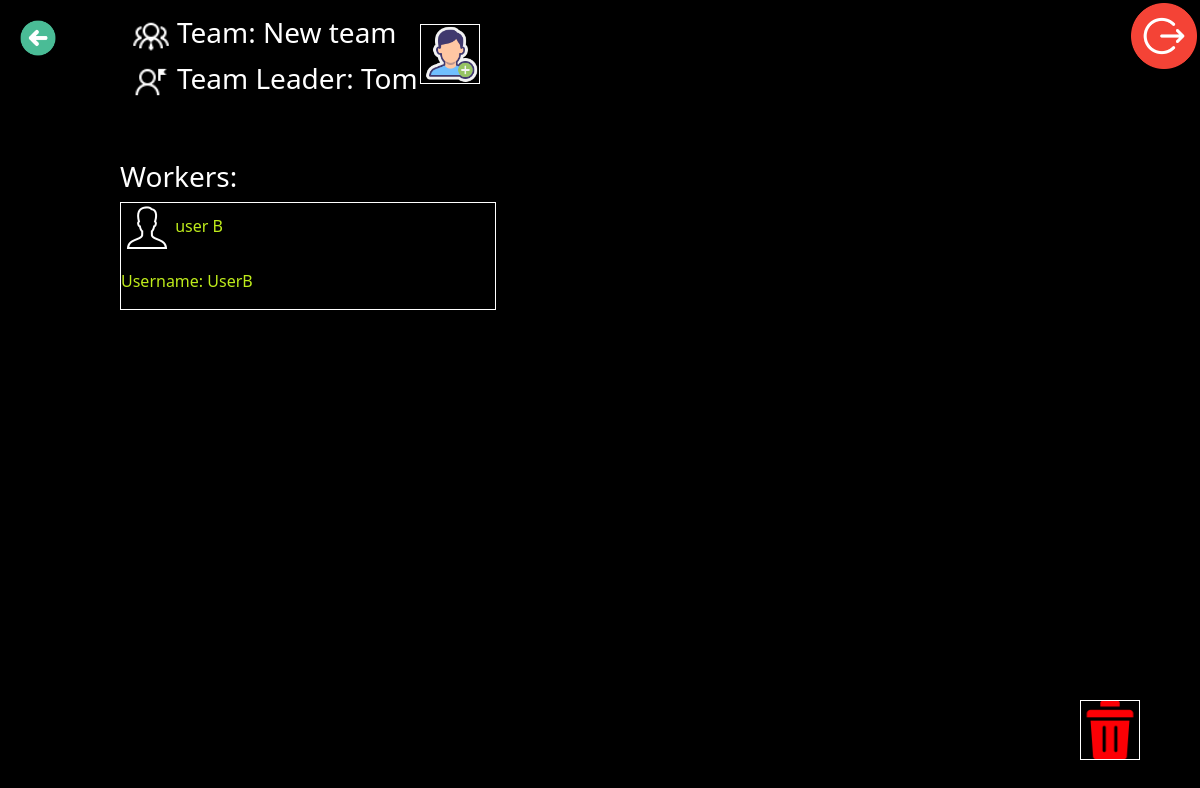
The app's page /tasks/list-workers/17 (signed in) with its own data.
### listWorkers/models.py (models this page shows, shortened)
class TeamsList(Model):
    id_admin = IntegerField("id_admin", max_length=1000, null=False)
    name_team = CharField("name_team", max_length=1000, null=False)
    class Meta:
        verbose_name = "Teams"
        verbose_name_plural = "Teams"

class Workers(Model):
    id_team = IntegerField("id_team", max_length=1000, null=True)
    id_admin = IntegerField("id_admin", max_length=1000, null=True)
    id_worker = IntegerField("id_worker", max_length=1000, null=False)
    username = CharField("username", max_length=1000, null=False)
    first_name = CharField("first_name", max_length=1000, null=False)
    last_name = CharField("last_name", max_length=1000, null=False)
    class Meta:
        verbose_name = "Workers"
        verbose_name_plural = "Workers"

### listWorkers/views/views_team.py (the view)
# urls.py: path("list-workers/<int:id_team>", list_workers, name="list_workers"),
@login_required
def list_workers(request, id_team):
    nameteam = TeamsList.objects.filter(id=id_team)
    info_admin = None
    for i in nameteam:
        info_admin = i.id_admin
    name_admin = User.objects.filter(id=info_admin)
    db = Workers.objects.filter(id_team=id_team)
    data = {
        "db": db,
        "id_team": id_team,
        "nameteam": nameteam,
        "name_admin": name_admin,
    }
    return render(request, "listWorkers/list_workers.html", context=data)

### listWorkers/templates/listWorkers/list_workers.html (shortened to what this page needs)
{% extends 'listWorkers/base.html' %}
{% load static %}
{% block css_aditional %}
<link rel="stylesheet" href="{% static 'listWorkers/css/list_workers.css'%}">
{% endblock %}
{% block content %}
<a href="{% url 'logout' %}"><img align="right" src="/static/listWorkers/img/logout.png" id="logout">  </a>
<a href="{% url 'profile_user' %}"> <img id="back" src="/static/listWorkers/img/back2.png"> </a>
<a href="{% url 'add_an_employee' id_team %}"><img id="add_employee" src="/static/listWorkers/img/add_worker.png"></a>
    <div id="info_team">
    {% for item in nameteam %}
        <h3 id="name_team"> <img id="teams2" src="/static/listWorkers/img/teams2.png"> Team:  {{item.name_team}} </h3>
    {% endfor %}
    {% for item in name_admin %}
         <h3 id="info_admin"> <img id="leader" src="/static/listWorkers/img/leader.png"> Team Leader:  {{item.first_name}}  </h3>
    {% endfor %}
    </div>
    <div id="block">
        <h3 id="workers"> Workers: </h3>
        {% for item in db %}
            <div id="block_employe">
            <p> <img id="employee" src="/static/listWorkers/img/employee.png"> <a id="info_employee" href="{% url 'task_list_url' item.id_team item.id_worker %}">{{item.first_name}} {{item.last_name}} <br> <p id="username">Username: {{item.username}}</p></a>
            </div>
                {% endfor %}
    </div>
<a href="{% url 'delete_team' id_team %}"> <img  id="del_team" src="/static/listWorkers/img/delete3.png"> </a>
{% endblock %}

### listWorkers/static/listWorkers/css/list_workers.css (style rules this page uses)
body { background-color: black; }
img[id=logout] { width:50pt; position: absolute; top: 2pt; right: 2pt; }
img[id=back] { width: 3%; position: absolute; top: 15pt; left: 15pt; }
img[id=add_employee] { width: 5%; position: absolute; top: 3%; left: 35%; border: solid 1px white; }
div[id=info_team] { width: 300pt; position: absolute; top: 2%; left: 10%; }
h3[id=name_team] { color:white; }
img[id=teams2] { width:10%; }
h3[id=info_admin] { color:white; }
img[id=leader] { width:10%; }
div[id=block] { width: 300pt; position: absolute; top: 20%; left: 9%; }
div[id=block_employe] { border: solid 1px white; }
h3[id=workers] { color: white; }
a[id=info_employee] { color: #BFEC1B; text-decoration: none; }
p[id=username] { color: white; }
img[id=del_team] { width: 5%; position: absolute; bottom: 5%; right: 5%; border: solid 1px white; }

### records on screen
TeamsList: name_team "New team"
Workers: first_name "user", last_name "B", username "UserB"

### other values on screen
{{ item.first_name }} "Tom"
